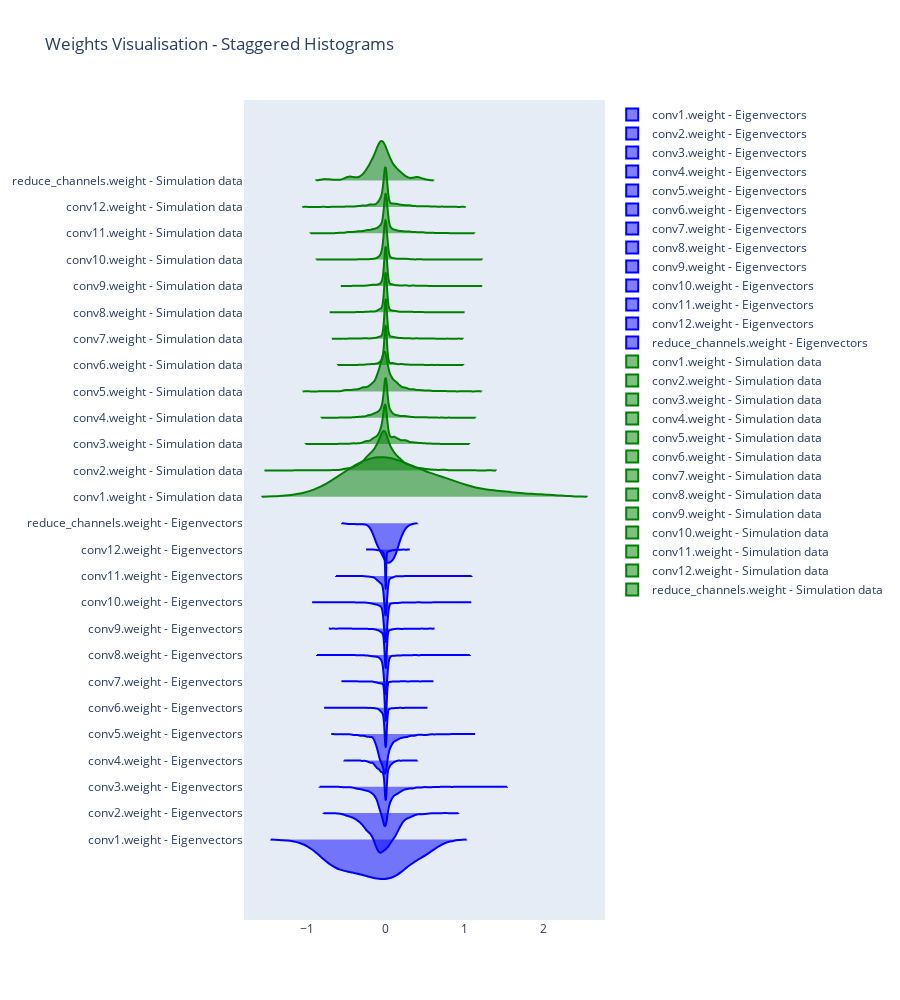

This figure's notebook cell:
### Markdown cell above
# Model: Eigenvectors

### Code cell
model_eigenvectors = torch.jit.load("../models/eigenvectors_cosine_similarity_skip1_batch64.pt")
model_eigenvectors.eval()
model_simulation_data = torch.jit.load("../models/simulation_cosine_similarity_skip20_batch64.pt")
model_simulation_data.eval()
plot_weights_biases_side_by_side(model_eigenvectors, model_simulation_data)

### Figure 1 — Plotly figure (JSON) as saved in the notebook; plotly's stock layout.template omitted (floating-point values rounded to 4 significant figures; data arrays with more than 128 entries replaced by an {"elided": "..."} marker saying what was removed)
{"data": [{"line": {"color": "blue"}, "name": "conv1.weight - Eigenvectors", "orientation": "h", "points": false, "side": "negative", "type": "violin", "width": 3, "x": {"elided": "144 float values"}}, {"line": {"color": "blue"}, "name": "conv2.weight - Eigenvectors", "orientation": "h", "points": false, "side": "negative", "type": "violin", "width": 3, "x": {"elided": "2304 float values"}}, {"line": {"color": "blue"}, "name": "conv3.weight - Eigenvectors", "orientation": "h", "points": false, "side": "negative", "type": "violin", "width": 3, "x": {"elided": "2304 float values"}}, {"line": {"color": "blue"}, "name": "conv4.weight - Eigenvectors", "orientation": "h", "points": false, "side": "negative", "type": "violin", "width": 3, "x": {"elided": "2304 float values"}}, {"line": {"color": "blue"}, "name": "conv5.weight - Eigenvectors", "orientation": "h", "points": false, "side": "negative", "type": "violin", "width": 3, "x": {"elided": "2304 float values"}}, {"line": {"color": "blue"}, "name": "conv6.weight - Eigenvectors", "orientation": "h", "points": false, "side": "negative", "type": "violin", "width": 3, "x": {"elided": "2304 float values"}}, {"line": {"color": "blue"}, "name": "conv7.weight - Eigenvectors", "orientation": "h", "points": false, "side": "negative", "type": "violin", "width": 3, "x": {"elided": "2304 float values"}}, {"line": {"color": "blue"}, "name": "conv8.weight - Eigenvectors", "orientation": "h", "points": false, "side": "negative", "type": "violin", "width": 3, "x": {"elided": "2304 float values"}}, {"line": {"color": "blue"}, "name": "conv9.weight - Eigenvectors", "orientation": "h", "points": false, "side": "negative", "type": "violin", "width": 3, "x": {"elided": "2304 float values"}}, {"line": {"color": "blue"}, "name": "conv10.weight - Eigenvectors", "orientation": "h", "points": false, "side": "negative", "type": "violin", "width": 3, "x": {"elided": "2304 float values"}}, {"line": {"color": "blue"}, "name": "conv11.weight - Eigenvectors", "orientation": "h", "points": false, "side": "negative", "type": "violin", "width": 3, "x": {"elided": "2304 float values"}}, {"line": {"color": "blue"}, "name": "conv12.weight - Eigenvectors", "orientation": "h", "points": false, "side": "negative", "type": "violin", "width": 3, "x": {"elided": "2304 float values"}}, {"line": {"color": "blue"}, "name": "reduce_channels.weight - Eigenvectors", "orientation": "h", "points": false, "side": "negative", "type": "violin", "width": 3, "x": {"elided": "144 float values"}}, {"line": {"color": "green"}, "name": "conv1.weight - Simulation data", "orientation": "h", "points": false, "side": "positive", "type": "violin", "width": 3, "x": {"elided": "144 float values"}}, {"line": {"color": "green"}, "name": "conv2.weight - Simulation data", "orientation": "h", "points": false, "side": "positive", "type": "violin", "width": 3, "x": {"elided": "2304 float values"}}, {"line": {"color": "green"}, "name": "conv3.weight - Simulation data", "orientation": "h", "points": false, "side": "positive", "type": "violin", "width": 3, "x": {"elided": "2304 float values"}}, {"line": {"color": "green"}, "name": "conv4.weight - Simulation data", "orientation": "h", "points": false, "side": "positive", "type": "violin", "width": 3, "x": {"elided": "2304 float values"}}, {"line": {"color": "green"}, "name": "conv5.weight - Simulation data", "orientation": "h", "points": false, "side": "positive", "type": "violin", "width": 3, "x": {"elided": "2304 float values"}}, {"line": {"color": "green"}, "name": "conv6.weight - Simulation data", "orientation": "h", "points": false, "side": "positive", "type": "violin", "width": 3, "x": {"elided": "2304 float values"}}, {"line": {"color": "green"}, "name": "conv7.weight - Simulation data", "orientation": "h", "points": false, "side": "positive", "type": "violin", "width": 3, "x": {"elided": "2304 float values"}}, {"line": {"color": "green"}, "name": "conv8.weight - Simulation data", "orientation": "h", "points": false, "side": "positive", "type": "violin", "width": 3, "x": {"elided": "2304 float values"}}, {"line": {"color": "green"}, "name": "conv9.weight - Simulation data", "orientation": "h", "points": false, "side": "positive", "type": "violin", "width": 3, "x": {"elided": "2304 float values"}}, {"line": {"color": "green"}, "name": "conv10.weight - Simulation data", "orientation": "h", "points": false, "side": "positive", "type": "violin", "width": 3, "x": {"elided": "2304 float values"}}, {"line": {"color": "green"}, "name": "conv11.weight - Simulation data", "orientation": "h", "points": false, "side": "positive", "type": "violin", "width": 3, "x": {"elided": "2304 float values"}}, {"line": {"color": "green"}, "name": "conv12.weight - Simulation data", "orientation": "h", "points": false, "side": "positive", "type": "violin", "width": 3, "x": {"elided": "2304 float values"}}, {"line": {"color": "green"}, "name": "reduce_channels.weight - Simulation data", "orientation": "h", "points": false, "side": "positive", "type": "violin", "width": 3, "x": {"elided": "144 float values"}}], "layout": {"height": 1000, "title": {"text": "Weights Visualisation - Staggered Histograms"}, "xaxis": {"showgrid": false, "zeroline": false}}}
